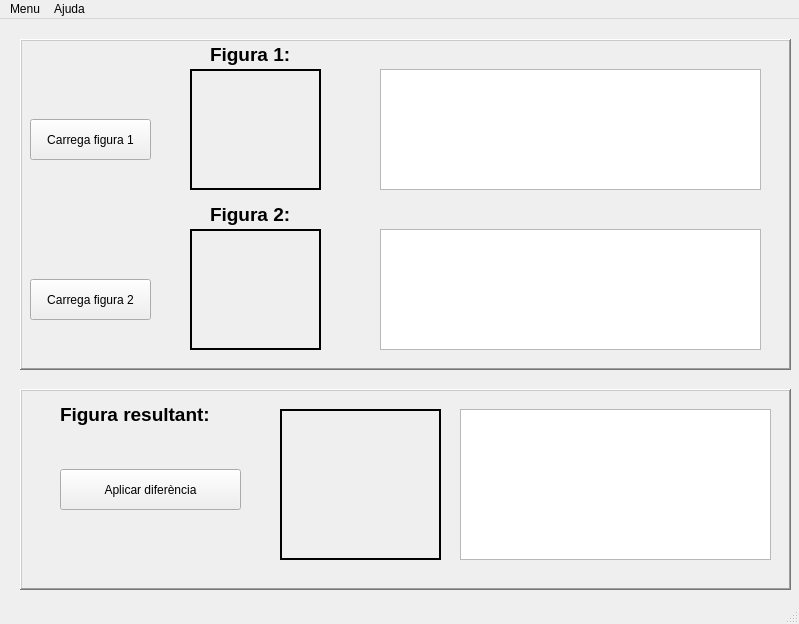
<?xml version="1.0" encoding="UTF-8"?>
<ui version="4.0">
 <class>MainWindow</class>
 <widget class="QMainWindow" name="MainWindow">
  <property name="geometry">
   <rect>
    <x>0</x>
    <y>0</y>
    <width>799</width>
    <height>624</height>
   </rect>
  </property>
  <property name="windowTitle">
   <string>MainWindow</string>
  </property>
  <widget class="QWidget" name="centralWidget">
   <widget class="QFrame" name="frame">
    <property name="geometry">
     <rect>
      <x>20</x>
      <y>20</y>
      <width>771</width>
      <height>331</height>
     </rect>
    </property>
    <property name="frameShape">
     <enum>QFrame::WinPanel</enum>
    </property>
    <property name="frameShadow">
     <enum>QFrame::Raised</enum>
    </property>
    <widget class="QLabel" name="label_2">
     <property name="geometry">
      <rect>
       <x>190</x>
       <y>0</y>
       <width>101</width>
       <height>31</height>
      </rect>
     </property>
     <property name="font">
      <font>
       <pointsize>14</pointsize>
       <weight>75</weight>
       <bold>true</bold>
      </font>
     </property>
     <property name="text">
      <string>Figura 1:</string>
     </property>
    </widget>
    <widget class="QLabel" name="imageLabel">
     <property name="geometry">
      <rect>
       <x>170</x>
       <y>30</y>
       <width>131</width>
       <height>121</height>
      </rect>
     </property>
     <property name="frameShape">
      <enum>QFrame::WinPanel</enum>
     </property>
     <property name="text">
      <string/>
     </property>
     <property name="margin">
      <number>0</number>
     </property>
    </widget>
    <widget class="QLabel" name="imageLabel_2">
     <property name="geometry">
      <rect>
       <x>170</x>
       <y>190</y>
       <width>131</width>
       <height>121</height>
      </rect>
     </property>
     <property name="frameShape">
      <enum>QFrame::WinPanel</enum>
     </property>
     <property name="text">
      <string/>
     </property>
     <property name="margin">
      <number>0</number>
     </property>
    </widget>
    <widget class="QLabel" name="label_6">
     <property name="geometry">
      <rect>
       <x>190</x>
       <y>160</y>
       <width>101</width>
       <height>31</height>
      </rect>
     </property>
     <property name="font">
      <font>
       <pointsize>14</pointsize>
       <weight>75</weight>
       <bold>true</bold>
      </font>
     </property>
     <property name="text">
      <string>Figura 2:</string>
     </property>
    </widget>
    <widget class="QPushButton" name="b_carrega1">
     <property name="geometry">
      <rect>
       <x>10</x>
       <y>80</y>
       <width>121</width>
       <height>41</height>
      </rect>
     </property>
     <property name="text">
      <string>Carrega figura 1</string>
     </property>
    </widget>
    <widget class="QPushButton" name="b_carrega2">
     <property name="geometry">
      <rect>
       <x>10</x>
       <y>240</y>
       <width>121</width>
       <height>41</height>
      </rect>
     </property>
     <property name="text">
      <string>Carrega figura 2</string>
     </property>
    </widget>
    <widget class="QTextBrowser" name="des1">
     <property name="geometry">
      <rect>
       <x>360</x>
       <y>30</y>
       <width>381</width>
       <height>121</height>
      </rect>
     </property>
    </widget>
    <widget class="QTextBrowser" name="des2">
     <property name="geometry">
      <rect>
       <x>360</x>
       <y>190</y>
       <width>381</width>
       <height>121</height>
      </rect>
     </property>
    </widget>
   </widget>
   <widget class="QFrame" name="frame_2">
    <property name="geometry">
     <rect>
      <x>20</x>
      <y>370</y>
      <width>771</width>
      <height>201</height>
     </rect>
    </property>
    <property name="frameShape">
     <enum>QFrame::WinPanel</enum>
    </property>
    <property name="frameShadow">
     <enum>QFrame::Raised</enum>
    </property>
    <property name="lineWidth">
     <number>7</number>
    </property>
    <widget class="QPushButton" name="juxta">
     <property name="geometry">
      <rect>
       <x>40</x>
       <y>80</y>
       <width>181</width>
       <height>41</height>
      </rect>
     </property>
     <property name="text">
      <string>Aplicar diferència</string>
     </property>
    </widget>
    <widget class="QLabel" name="imageLabel_4">
     <property name="geometry">
      <rect>
       <x>260</x>
       <y>20</y>
       <width>161</width>
       <height>151</height>
      </rect>
     </property>
     <property name="frameShape">
      <enum>QFrame::WinPanel</enum>
     </property>
     <property name="text">
      <string/>
     </property>
     <property name="margin">
      <number>0</number>
     </property>
    </widget>
    <widget class="QLabel" name="label_9">
     <property name="geometry">
      <rect>
       <x>40</x>
       <y>10</y>
       <width>191</width>
       <height>31</height>
      </rect>
     </property>
     <property name="font">
      <font>
       <pointsize>14</pointsize>
       <weight>75</weight>
       <bold>true</bold>
      </font>
     </property>
     <property name="text">
      <string>Figura resultant:</string>
     </property>
    </widget>
    <widget class="QTextBrowser" name="des3">
     <property name="geometry">
      <rect>
       <x>440</x>
       <y>20</y>
       <width>311</width>
       <height>151</height>
      </rect>
     </property>
    </widget>
   </widget>
  </widget>
  <widget class="QMenuBar" name="menuBar">
   <property name="geometry">
    <rect>
     <x>0</x>
     <y>0</y>
     <width>799</width>
     <height>25</height>
    </rect>
   </property>
   <widget class="QMenu" name="menuMenu">
    <property name="title">
     <string>Menu</string>
    </property>
    <addaction name="actionCarrega_nova_imatge"/>
    <addaction name="separator"/>
    <addaction name="actionEixir"/>
   </widget>
   <widget class="QMenu" name="menuAjuda">
    <property name="title">
     <string>Ajuda</string>
    </property>
    <addaction name="actionAjuda"/>
    <addaction name="actionSobre_rec_senyals"/>
   </widget>
   <addaction name="menuMenu"/>
   <addaction name="menuAjuda"/>
  </widget>
  <widget class="QStatusBar" name="statusBar"/>
  <action name="actionCarrega_nova_imatge">
   <property name="text">
    <string>Carrega nova imatge</string>
   </property>
  </action>
  <action name="actionEixir">
   <property name="text">
    <string>Eixir</string>
   </property>
  </action>
  <action name="actionAjuda">
   <property name="text">
    <string>Ajuda</string>
   </property>
  </action>
  <action name="actionSobre_rec_senyals">
   <property name="text">
    <string>Sobre rec_senyals</string>
   </property>
  </action>
 </widget>
 <layoutdefault spacing="6" margin="11"/>
 <resources/>
 <connections/>
</ui>
